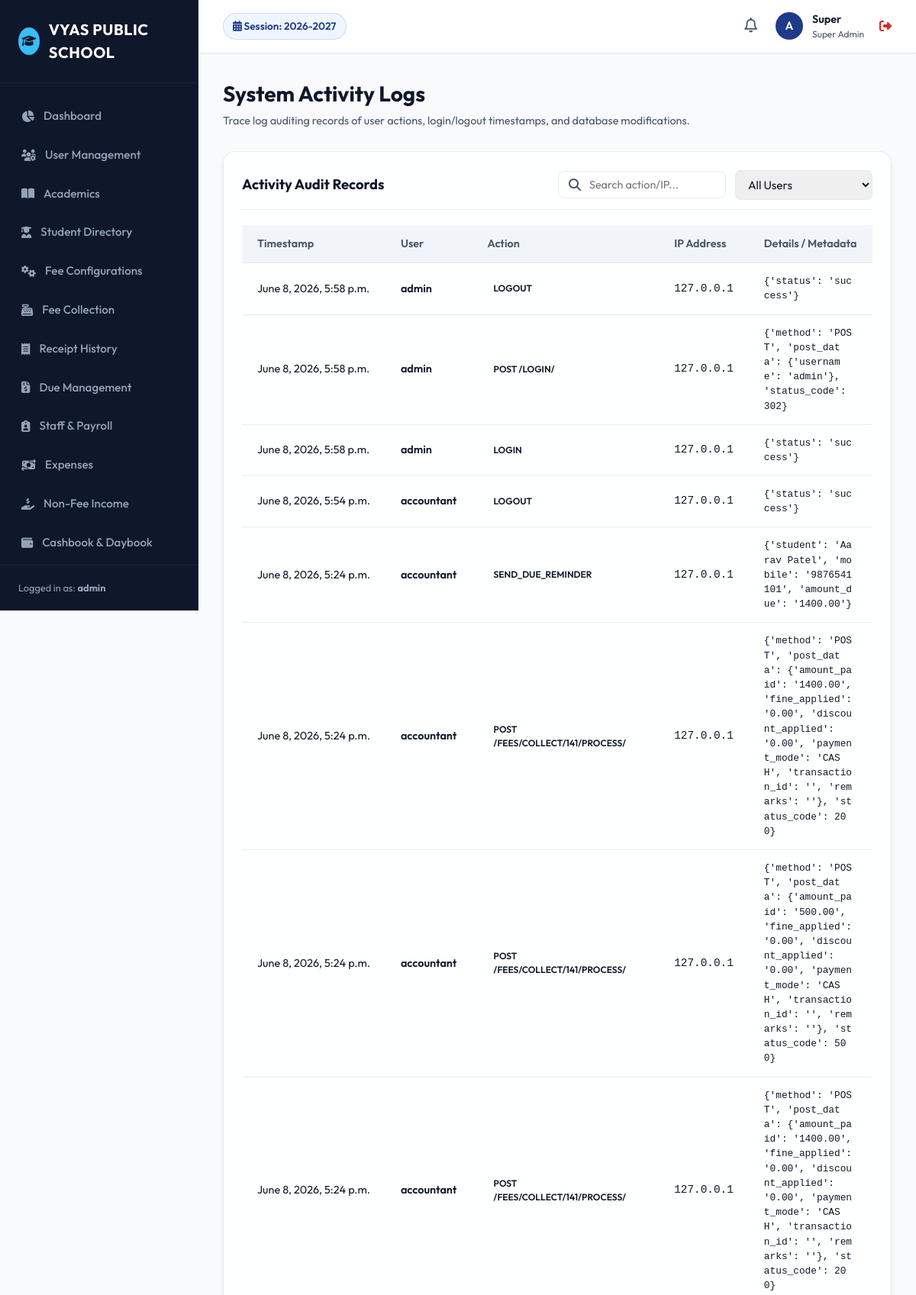
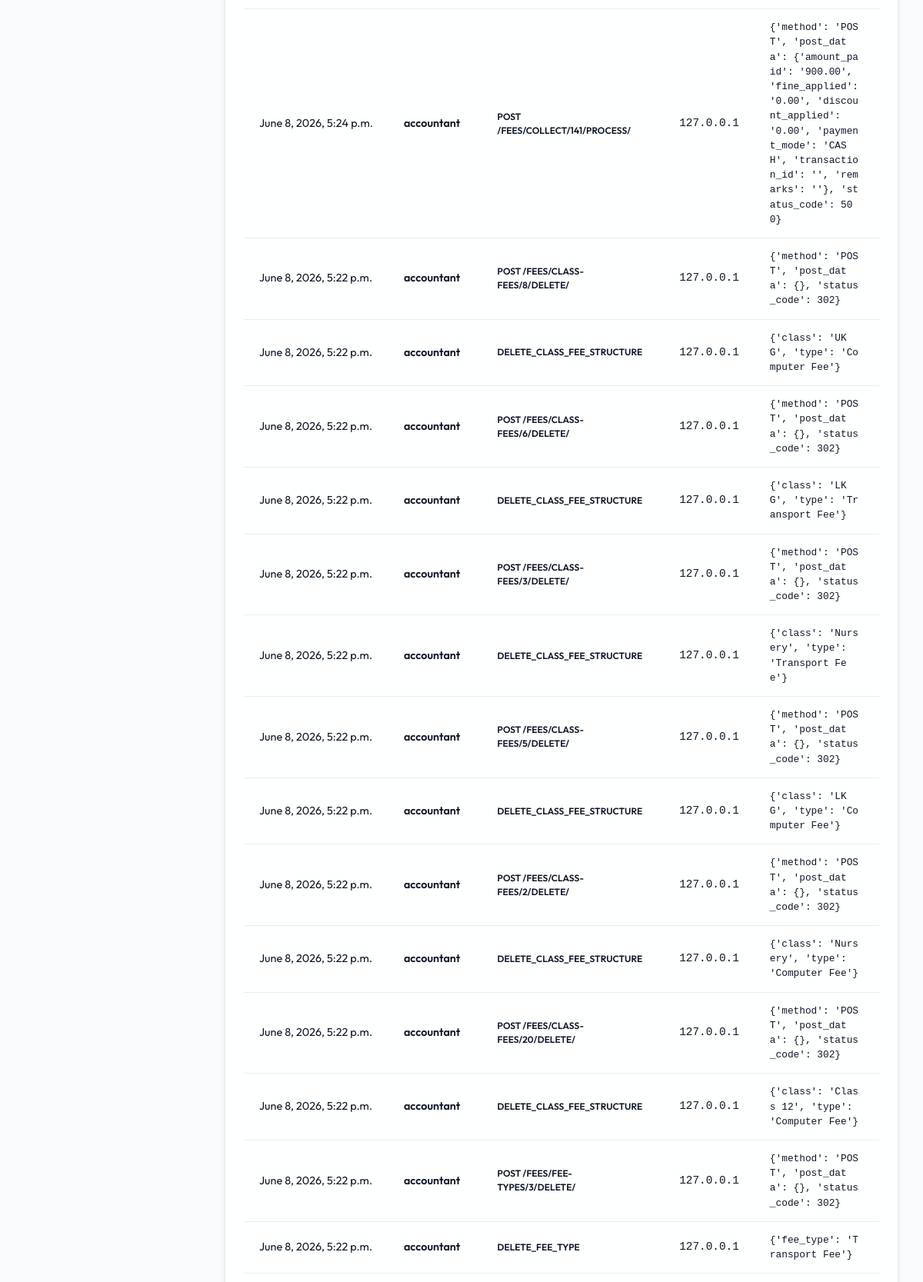
Page /activity-logs/ (signed in, upper part) on the committed database (2 pictures, top to bottom).
### users/models.py (models this page shows, shortened)
class User(AbstractUser, SoftDeleteModel):
    SUPER_ADMIN = 'SUPER_ADMIN'
    SCHOOL_ADMIN = 'SCHOOL_ADMIN'
    ACCOUNTANT = 'ACCOUNTANT'
    PRINCIPAL = 'PRINCIPAL'
    TEACHER = 'TEACHER'
    RECEPTIONIST = 'RECEPTIONIST'
    ROLE_CHOICES = [
        (SUPER_ADMIN, 'Super Admin'),
        (SCHOOL_ADMIN, 'School Admin'),
        (ACCOUNTANT, 'Accountant'),
        (PRINCIPAL, 'Principal'),
        (TEACHER, 'Teacher'),
        (RECEPTIONIST, 'Receptionist'),
    ]
    role = models.CharField(max_length=20, choices=ROLE_CHOICES, default=SCHOOL_ADMIN)
    mobile = models.CharField(max_length=15, blank=True, null=True)
    objects = SoftDeleteUserManager()
    def is_school_admin(self):
        return self.role in [self.SUPER_ADMIN, self.SCHOOL_ADMIN]
    def is_accountant(self):
        return self.role in [self.SUPER_ADMIN, self.ACCOUNTANT]

class ActivityLog(models.Model):
    user = models.ForeignKey(settings.AUTH_USER_MODEL, on_delete=models.SET_NULL, null=True, blank=True)
    action = models.CharField(max_length=100)
    ip_address = models.GenericIPAddressField(null=True, blank=True)
    user_agent = models.TextField(null=True, blank=True)
    timestamp = models.DateTimeField(auto_now_add=True)
    details = models.TextField(default='{}', blank=True)
    class Meta:
        ordering = ['-timestamp']
    @property
    def details_dict(self):
        try:
            return json.loads(self.details)
        except Exception:
            return {}

### academics/models.py (models this page shows, shortened)
class AcademicSession(SoftDeleteModel):
    name = models.CharField(max_length=20, unique=True, help_text="e.g. 2026-2027")
    start_date = models.DateField()
    end_date = models.DateField()
    is_active = models.BooleanField(default=False)
    class Meta:
        ordering = ['-start_date']

### users/views.py (the view)
# urls.py: path('activity-logs/', views.activity_logs, name='activity_logs'),
@login_required
@super_admin_only
def activity_logs(request):
    query = request.GET.get('q', '')
    user_id = request.GET.get('user_id', '')
    logs = ActivityLog.objects.all().select_related('user')
    if query:
        logs = logs.filter(
            Q(action__icontains=query) |
            Q(ip_address__icontains=query) |
            Q(details__icontains=query)
        )
    if user_id:
        logs = logs.filter(user_id=user_id)
    paginator = Paginator(logs, 50)
    page_number = request.GET.get('page')
    page_obj = paginator.get_page(page_number)
    context = {
        'page_obj': page_obj,
        'query': query,
        'user_id': user_id,
        'users': User.objects.filter(is_deleted=False)
    }
    return render(request, 'users/activity_logs.html', context)

### academics/context_processors.py (called while the page is built)
def academic_session_processor(request):
    try:
        active_session = AcademicSession.objects.get(is_active=True)
    except AcademicSession.DoesNotExist:
        active_session = AcademicSession.objects.order_by('-start_date').first()
    except AcademicSession.MultipleObjectsReturned:
        active_session = AcademicSession.objects.filter(is_active=True).first()
    return {
        'ACTIVE_SESSION': active_session,
        'ALL_SESSIONS': AcademicSession.objects.all()
    }

### core/models.py (called while the page is built)
    def get_queryset(self):
        return SoftDeleteQuerySet(self.model, using=self._db).filter(is_deleted=False)

### users/models.py (called while the page is built)
    def get_queryset(self):
        return SoftDeleteQuerySet(self.model, using=self._db).filter(is_deleted=False)

### templates/users/activity_logs.html (shortened to what this page needs)
{% extends 'base.html' %}
{% block content %}
<div class="page-header">
    <div class="page-title">
        <h1>System Activity Logs</h1>
        <p>Trace log auditing records of user actions, login/logout timestamps, and database modifications.</p>
    </div>
</div>
<div class="glass-panel">
    <div class="panel-header">
        <h2>Activity Audit Records</h2>
        <form method="GET" style="display: flex; gap: 12px; align-items: center;">
            <div class="header-search" style="width: 220px;">
                <i class="fa-solid fa-search"></i>
                <input type="text" name="q" value="{{ query }}" placeholder="Search action/IP...">
            </div>
            <select name="user_id" class="form-control" style="width: 180px; padding: 8px 12px;" onchange="this.form.submit()">
                <option value="">All Users</option>
            </select>
        </form>
    </div>
    <div class="table-responsive">
        <table class="custom-table" style="font-size: 0.9rem;">
            <thead>
                <tr>
                    <th>Timestamp</th>
                    <th>User</th>
                    <th>Action</th>
                    <th>IP Address</th>
                    <th>Details / Metadata</th>
                </tr>
            </thead>
            <tbody>
                {% for log in page_obj %}
                <tr>
                    <td style="white-space: nowrap;">{{ log.timestamp }}</td>
                    <td style="font-weight: 600;">{{ log.user.username|default:"Anonymous" }}</td>
                    <td><span class="badge info">{{ log.action }}</span></td>
                    <td style="font-family: monospace;">{{ log.ip_address|default:"-" }}</td>
                    <td style="font-family: monospace; font-size: 0.8rem; word-break: break-all;">
                        {{ log.details_dict }}
                    </td>
                </tr>
                {% empty %}
                <tr>
                    <td colspan="5" style="text-align: center; color: var(--text-secondary); font-style: italic; padding: 30px;">
                        No system activity audit records found.
                    </td>
                </tr>
                {% endfor %}
            </tbody>
        </table>
    </div>
</div>
{% endblock %}

### templates/base.html (shortened to what this page needs)
{% load static %}
<!DOCTYPE html>
<html lang="en">
<head>
    <link rel="stylesheet" href="https://cdnjs.cloudflare.com/ajax/libs/font-awesome/6.4.0/css/all.min.css">
    <link rel="stylesheet" href="{% static 'css/styles.css' %}">
</head>
<body>
    <div class="app-container">
        <aside class="sidebar">
            <div class="sidebar-header">
                <div class="user-avatar" style="background-color: var(--sidebar-active); color: var(--sidebar-bg);">
                    <i class="fa-solid fa-graduation-cap"></i>
                </div>
                <div class="sidebar-logo">VYAS PUBLIC SCHOOL</div>
            </div>
            <ul class="sidebar-menu">
                <li class="menu-item {% if request.resolver_match.url_name == 'dashboard' %}active{% endif %}">
                    <a href="{% url 'dashboard' %}">
                        <i class="fa-solid fa-chart-pie"></i>
                        <span>Dashboard</span>
                    </a>
                </li>
                {% if request.user.is_school_admin %}
                <li class="menu-item {% if 'user' in request.path %}active{% endif %}">
                    <a href="{% url 'user_list' %}">
                        <i class="fa-solid fa-users-gear"></i>
                        <span>User Management</span>
                    </a>
                </li>
                {% endif %}
                {% if request.user.role == 'SUPER_ADMIN' or request.user.role == 'SCHOOL_ADMIN' or request.user.role == 'PRINCIPAL' or request.user.role == 'TEACHER' %}
                <li class="menu-item {% if 'academics' in request.path %}active{% endif %}">
                    <a href="{% url 'class_list' %}">
                        <i class="fa-solid fa-book-open"></i>
                        <span>Academics</span>
                    </a>
                </li>
                {% endif %}
                <li class="menu-item {% if 'students' in request.path %}active{% endif %}">
                    <a href="{% url 'student_list' %}">
                        <i class="fa-solid fa-user-graduate"></i>
                        <span>Student Directory</span>
                    </a>
                </li>
                {% if request.user.is_accountant or request.user.is_school_admin %}
                <li class="menu-item {% if 'fees' in request.path and 'collect' not in request.path and 'receipts' not in request.path and 'dues' not in request.path %}active{% endif %}">
                    <a href="{% url 'fee_type_list' %}">
                        <i class="fa-solid fa-gears"></i>
                        <span>Fee Configurations</span>
                    </a>
                </li>
                <li class="menu-item {% if 'fees/collect' in request.path %}active{% endif %}">
                    <a href="{% url 'fee_collection_dashboard' %}">
                        <i class="fa-solid fa-cash-register"></i>
                        <span>Fee Collection</span>
                    </a>
                </li>
                <li class="menu-item {% if 'fees/receipts' in request.path %}active{% endif %}">
                    <a href="{% url 'receipt_history' %}">
                        <i class="fa-solid fa-receipt"></i>
                        <span>Receipt History</span>
                    </a>
                </li>
                <li class="menu-item {% if 'fees/dues' in request.path %}active{% endif %}">
                    <a href="{% url 'due_report' %}">
                        <i class="fa-solid fa-file-invoice-dollar"></i>
                        <span>Due Management</span>
                    </a>
                </li>
                {% endif %}
                {% if request.user.role == 'SUPER_ADMIN' or request.user.role == 'SCHOOL_ADMIN' or request.user.role == 'PRINCIPAL' or request.user.is_accountant %}
                <li class="menu-item {% if 'staff' in request.path or 'salar' in request.path %}active{% endif %}">
                    <a href="{% url 'staff_list' %}">
                        <i class="fa-solid fa-clipboard-user"></i>
                        <span>Staff & Payroll</span>
                    </a>
                </li>
                {% endif %}
                {% if request.user.is_accountant or request.user.is_school_admin %}
                <li class="menu-item {% if 'finance/expense' in request.path %}active{% endif %}">
                    <a href="{% url 'expense_list' %}">
                        <i class="fa-solid fa-money-bill-transfer"></i>
                        <span>Expenses</span>
                    </a>
                </li>
                <li class="menu-item {% if 'finance/income' in request.path %}active{% endif %}">
                    <a href="{% url 'income_list' %}">
                        <i class="fa-solid fa-hand-holding-dollar"></i>
                        <span>Non-Fee Income</span>
                    </a>
                </li>
                <li class="menu-item {% if 'daybook' in request.path or 'cashbook' in request.path %}active{% endif %}">
                    <a href="{% url 'daybook' %}">
                        <i class="fa-solid fa-wallet"></i>
                        <span>Cashbook & Daybook</span>
                    </a>
                </li>
                {% endif %}
                <li class="menu-item {% if 'reports' in request.path %}active{% endif %}">
                    <a href="{% url 'reports_dashboard' %}">
                    </a>
                </li>
            </ul>
            <div class="sidebar-footer">
                Logged in as: <strong>{{ request.user.username }}</strong>
            </div>
        </aside>
        <main class="main-wrapper">
            <header class="main-header">
                <div class="header-left">
                    <div class="session-indicator">
                        <i class="fa-solid fa-calendar-days"></i>
                        Session: {{ ACTIVE_SESSION.name|default:"None Configured" }}
                    </div>
                </div>
                <div class="header-right">
                    <div class="notification-bell">
                        <i class="fa-regular fa-bell" style="font-size: 1.2rem; cursor: pointer; color: var(--text-secondary);"></i>
                    </div>
                    <div class="user-profile" onclick="location.href='{% url 'logout' %}'" title="Click to Logout">
                        <div class="user-avatar">
                            {{ request.user.username|slice:":1"|upper }}
                        </div>
                        <div class="user-info">
                            <div class="user-name">{{ request.user.first_name|default:request.user.username }}</div>
                            <div class="user-role">{{ request.user.get_role_display }}</div>
                        </div>
                        <i class="fa-solid fa-right-from-bracket" style="color: var(--danger); margin-left: 8px;"></i>
                    </div>
                </div>
            </header>
            <div class="content-body">
                {% block content %}{% endblock %}
            </div>
        </main>
    </div>
</body>
</html>

### rows in the picture
User: user.username "admin", user.username "A", user.first_name "Super", user.role "Super Admin"
AcademicSession: name "2026-2027"
ActivityLog: timestamp "June 8, 2026, 5:58 p.m.", user.username "admin", action "LOGOUT", ip_address "127.0.0.1", details_dict "{'status': 'success'}"
ActivityLog: timestamp "June 8, 2026, 5:58 p.m.", user.username "admin", action "POST /LOGIN/", ip_address "127.0.0.1", details_dict "{'method': 'POST', 'post_data': {'username': 'admin'}, 'status_code': 302}"
ActivityLog: timestamp "June 8, 2026, 5:58 p.m.", user.username "admin", action "LOGIN", ip_address "127.0.0.1", details_dict "{'status': 'success'}"
ActivityLog: timestamp "June 8, 2026, 5:54 p.m.", user.username "accountant", action "LOGOUT", ip_address "127.0.0.1", details_dict "{'status': 'success'}"
ActivityLog: timestamp "June 8, 2026, 5:24 p.m.", user.username "accountant", action "SEND_DUE_REMINDER", ip_address "127.0.0.1", details_dict "{'student': 'Aarav Patel', 'mobile': '9876541101', 'amount_due': '1400.00'}"
ActivityLog: timestamp "June 8, 2026, 5:24 p.m.", user.username "accountant", action "POST /FEES/COLLECT/141/PROCESS/", ip_address "127.0.0.1", details_dict "{'method': 'POST', 'post_data': {'amount_paid': '1400.00', 'fine_applied': '0.00', 'discount_applied': '0.00', 'payment_mode': 'CASH', 'transaction_id': '', 'remarks': ''}, 'status_code': 200}"
ActivityLog: timestamp "June 8, 2026, 5:24 p.m.", user.username "accountant", action "POST /FEES/COLLECT/141/PROCESS/", ip_address "127.0.0.1", details_dict "{'method': 'POST', 'post_data': {'amount_paid': '500.00', 'fine_applied': '0.00', 'discount_applied': '0.00', 'payment_mode': 'CASH', 'transaction_id': '', 'remarks': ''}, 'status_code': 500}"
ActivityLog: timestamp "June 8, 2026, 5:24 p.m.", user.username "accountant", action "POST /FEES/COLLECT/141/PROCESS/", ip_address "127.0.0.1", details_dict "{'method': 'POST', 'post_data': {'amount_paid': '1400.00', 'fine_applied': '0.00', 'discount_applied': '0.00', 'payment_mode': 'CASH', 'transaction_id': '', 'remarks': ''}, 'status_code': 200}"
ActivityLog: timestamp "June 8, 2026, 5:24 p.m.", user.username "accountant", action "POST /FEES/COLLECT/141/PROCESS/", ip_address "127.0.0.1", details_dict "{'method': 'POST', 'post_data': {'amount_paid': '900.00', 'fine_applied': '0.00', 'discount_applied': '0.00', 'payment_mode': 'CASH', 'transaction_id': '', 'remarks': ''}, 'status_code': 500}"
ActivityLog: timestamp "June 8, 2026, 5:22 p.m.", user.username "accountant", action "POST /FEES/CLASS-FEES/8/DELETE/", ip_address "127.0.0.1", details_dict "{'method': 'POST', 'post_data': {}, 'status_code': 302}"
ActivityLog: timestamp "June 8, 2026, 5:22 p.m.", user.username "accountant", action "DELETE_CLASS_FEE_STRUCTURE", ip_address "127.0.0.1", details_dict "{'class': 'UKG', 'type': 'Computer Fee'}"
ActivityLog: timestamp "June 8, 2026, 5:22 p.m.", user.username "accountant", action "POST /FEES/CLASS-FEES/6/DELETE/", ip_address "127.0.0.1", details_dict "{'method': 'POST', 'post_data': {}, 'status_code': 302}"
ActivityLog: timestamp "June 8, 2026, 5:22 p.m.", user.username "accountant", action "DELETE_CLASS_FEE_STRUCTURE", ip_address "127.0.0.1", details_dict "{'class': 'LKG', 'type': 'Transport Fee'}"
ActivityLog: timestamp "June 8, 2026, 5:22 p.m.", user.username "accountant", action "POST /FEES/CLASS-FEES/3/DELETE/", ip_address "127.0.0.1", details_dict "{'method': 'POST', 'post_data': {}, 'status_code': 302}"
ActivityLog: timestamp "June 8, 2026, 5:22 p.m.", user.username "accountant", action "DELETE_CLASS_FEE_STRUCTURE", ip_address "127.0.0.1", details_dict "{'class': 'Nursery', 'type': 'Transport Fee'}"
ActivityLog: timestamp "June 8, 2026, 5:22 p.m.", user.username "accountant", action "POST /FEES/CLASS-FEES/5/DELETE/", ip_address "127.0.0.1", details_dict "{'method': 'POST', 'post_data': {}, 'status_code': 302}"
ActivityLog: timestamp "June 8, 2026, 5:22 p.m.", user.username "accountant", action "DELETE_CLASS_FEE_STRUCTURE", ip_address "127.0.0.1", details_dict "{'class': 'LKG', 'type': 'Computer Fee'}"
ActivityLog: timestamp "June 8, 2026, 5:22 p.m.", user.username "accountant", action "POST /FEES/CLASS-FEES/2/DELETE/", ip_address "127.0.0.1", details_dict "{'method': 'POST', 'post_data': {}, 'status_code': 302}"
ActivityLog: timestamp "June 8, 2026, 5:22 p.m.", user.username "accountant", action "DELETE_CLASS_FEE_STRUCTURE", ip_address "127.0.0.1", details_dict "{'class': 'Nursery', 'type': 'Computer Fee'}"
ActivityLog: timestamp "June 8, 2026, 5:22 p.m.", user.username "accountant", action "POST /FEES/CLASS-FEES/20/DELETE/", ip_address "127.0.0.1", details_dict "{'method': 'POST', 'post_data': {}, 'status_code': 302}"
ActivityLog: timestamp "June 8, 2026, 5:22 p.m.", user.username "accountant", action "DELETE_CLASS_FEE_STRUCTURE", ip_address "127.0.0.1", details_dict "{'class': 'Class 12', 'type': 'Computer Fee'}"
ActivityLog: timestamp "June 8, 2026, 5:22 p.m.", user.username "accountant", action "POST /FEES/FEE-TYPES/3/DELETE/", ip_address "127.0.0.1", details_dict "{'method': 'POST', 'post_data': {}, 'status_code': 302}"
ActivityLog: timestamp "June 8, 2026, 5:22 p.m.", user.username "accountant", action "DELETE_FEE_TYPE", ip_address "127.0.0.1", details_dict "{'fee_type': 'Transport Fee'}"
